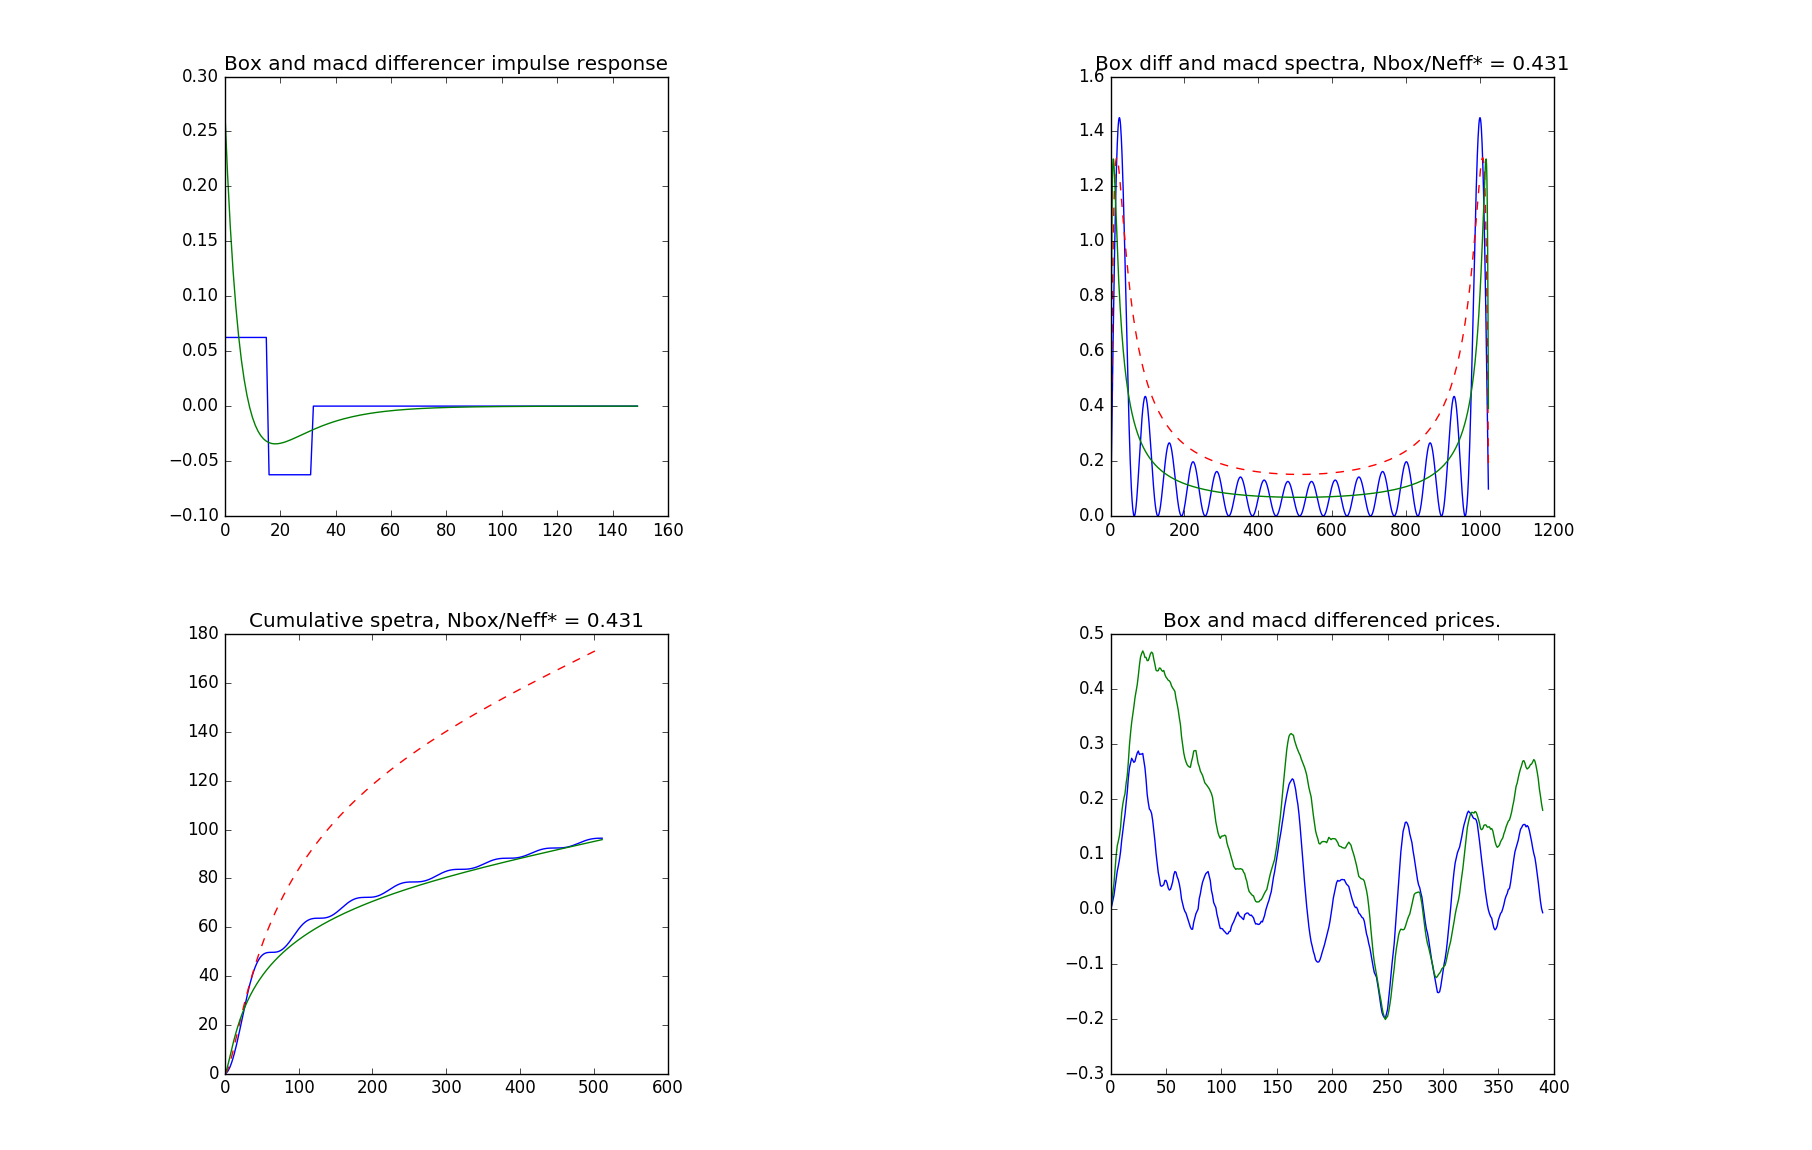

Source code (Python):
#!/usr/bin/anaconda3/bin/python

import csv
import numpy as np
import matplotlib.pyplot as plt

from scipy import optimize

from box_diff import box_diff
from macd import macd
from switch_to_composite_unit_gauge import switch_to_composite_unit_gauge
from calc_box_diff_macd_spectra_mse import calc_box_diff_macd_spectra_mse

Nwindow = 1024
Nbox = 16
Neff_neg = 16
Neff_pos = Neff_neg/3.0


f, axarr = plt.subplots(2, 2)

# a) Indicative responses

h_box_diff = box_diff(Nbox, Nwindow)
h_macd = switch_to_composite_unit_gauge(macd(Neff_pos, Neff_neg, Nwindow))

axarr[0, 0].plot(h_box_diff[:150])
axarr[0, 0].plot(h_macd[:150])
axarr[0, 0].set_title('Box and macd differencer impulse response')

# b) Spectra

h_box_diff_fft = np.fft.fft(h_box_diff)
h_macd_fft = np.fft.fft(h_macd)

h_box_diff_fft_abs = np.absolute(h_box_diff_fft)
h_macd_fft_abs = np.absolute(h_macd_fft)

axarr[0, 1].plot(h_box_diff_fft_abs)
axarr[0, 1].plot(h_macd_fft_abs, 'r--')

# c) Cumulative amplitude spectra

h_box_diff_fft_abs_sum = np.cumsum(h_box_diff_fft_abs[:Nwindow/2])
h_macd_fft_abs_sum = np.cumsum(h_macd_fft_abs[:Nwindow/2])

axarr[1, 0].plot(h_box_diff_fft_abs_sum)
axarr[1, 0].plot(h_macd_fft_abs_sum, 'r--')

# d) See file calc_box_diff_macd_spectra_mse.py

# e) Minimize the MSE f) Plot optimized cumulative spectrum

mse_func = lambda x: calc_box_diff_macd_spectra_mse(x, Nbox, Nwindow)

res = optimize.minimize(mse_func, Neff_neg)
Neff_optimal = res['x'][0]

h_macd_optimal = switch_to_composite_unit_gauge(macd(Neff_optimal/3.0, Neff_optimal, Nwindow))
h_macd_optimal_fft = np.fft.fft(h_macd_optimal)
h_macd_optimal_fft_abs = np.absolute(h_macd_optimal_fft)
h_macd_optimal_fft_abs_sum = np.cumsum(h_macd_optimal_fft_abs[:Nwindow/2])

axarr[0, 1].plot(h_macd_optimal_fft_abs)
axarr[0, 1].set_title('Box diff and macd spectra, Nbox/Neff* = ' + str(round(Nbox/Neff_optimal, 3))) 

axarr[1, 0].plot(h_macd_optimal_fft_abs_sum)
axarr[1, 0].set_title('Cumulative spetra, Nbox/Neff* = ' + str(round(Nbox/Neff_optimal, 3))) 

# g) Convolve the price series

with open('jpm_trades.csv', 'r') as trades_csv:
    trades = np.array(list(csv.reader(trades_csv))[1:]).astype('double')
    prices = trades[:,1]

    candidate1 = np.convolve(h_box_diff, prices-prices[0])
    box_diff_prices = candidate1[:len(prices)]

    candidate2 = np.convolve(h_macd_optimal, prices-prices[0])
    macd_optimal_prices = candidate2[:len(prices)]

    axarr[1, 1].plot(box_diff_prices)
    axarr[1, 1].plot(macd_optimal_prices)
    axarr[1, 1].set_title('Box and macd differenced prices.') 


plt.tight_layout()
plt.show()
